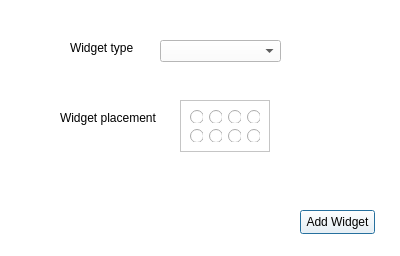
<?xml version="1.0" encoding="UTF-8"?>
<ui version="4.0">
 <class>Dialog</class>
 <widget class="QDialog" name="Dialog">
  <property name="geometry">
   <rect>
    <x>0</x>
    <y>0</y>
    <width>400</width>
    <height>256</height>
   </rect>
  </property>
  <property name="windowTitle">
   <string>Dialog</string>
  </property>
  <property name="styleSheet">
   <string notr="true">background-color: rgb(255, 255, 255);</string>
  </property>
  <widget class="QComboBox" name="widgetTypeList">
   <property name="geometry">
    <rect>
     <x>160</x>
     <y>40</y>
     <width>121</width>
     <height>22</height>
    </rect>
   </property>
  </widget>
  <widget class="QLabel" name="label">
   <property name="geometry">
    <rect>
     <x>70</x>
     <y>40</y>
     <width>81</width>
     <height>16</height>
    </rect>
   </property>
   <property name="text">
    <string>Widget type</string>
   </property>
  </widget>
  <widget class="QFrame" name="widgetPlacementFrame">
   <property name="geometry">
    <rect>
     <x>180</x>
     <y>100</y>
     <width>90</width>
     <height>52</height>
    </rect>
   </property>
   <property name="frameShape">
    <enum>QFrame::Shape::StyledPanel</enum>
   </property>
   <property name="frameShadow">
    <enum>QFrame::Shadow::Raised</enum>
   </property>
   <layout class="QGridLayout" name="gridLayout">
    <item row="0" column="0">
     <widget class="QRadioButton" name="widgetRadioButton_1">
      <property name="text">
       <string/>
      </property>
     </widget>
    </item>
    <item row="0" column="1">
     <widget class="QRadioButton" name="widgetRadioButton_2">
      <property name="text">
       <string/>
      </property>
     </widget>
    </item>
    <item row="0" column="2">
     <widget class="QRadioButton" name="widgetRadioButton_3">
      <property name="text">
       <string/>
      </property>
     </widget>
    </item>
    <item row="0" column="3">
     <widget class="QRadioButton" name="widgetRadioButton_4">
      <property name="text">
       <string/>
      </property>
     </widget>
    </item>
    <item row="1" column="0">
     <widget class="QRadioButton" name="widgetRadioButton_5">
      <property name="text">
       <string/>
      </property>
     </widget>
    </item>
    <item row="1" column="1">
     <widget class="QRadioButton" name="widgetRadioButton_7">
      <property name="text">
       <string/>
      </property>
     </widget>
    </item>
    <item row="1" column="2">
     <widget class="QRadioButton" name="widgetRadioButton_6">
      <property name="text">
       <string/>
      </property>
     </widget>
    </item>
    <item row="1" column="3">
     <widget class="QRadioButton" name="widgetRadioButton_8">
      <property name="text">
       <string/>
      </property>
     </widget>
    </item>
   </layout>
  </widget>
  <widget class="QLabel" name="label_2">
   <property name="geometry">
    <rect>
     <x>60</x>
     <y>110</y>
     <width>101</width>
     <height>16</height>
    </rect>
   </property>
   <property name="text">
    <string>Widget placement</string>
   </property>
  </widget>
  <widget class="QPushButton" name="addWidgetButton">
   <property name="geometry">
    <rect>
     <x>300</x>
     <y>210</y>
     <width>75</width>
     <height>24</height>
    </rect>
   </property>
   <property name="text">
    <string>Add Widget</string>
   </property>
  </widget>
 </widget>
 <resources/>
 <connections/>
</ui>
